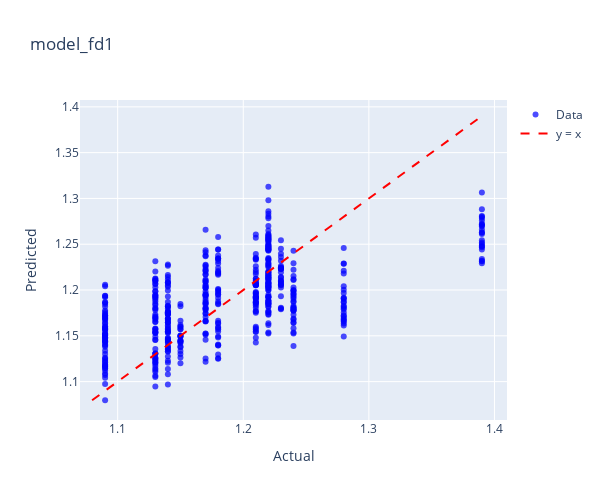
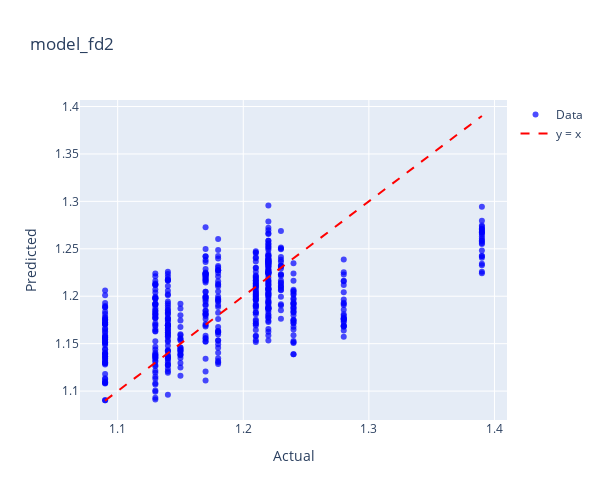
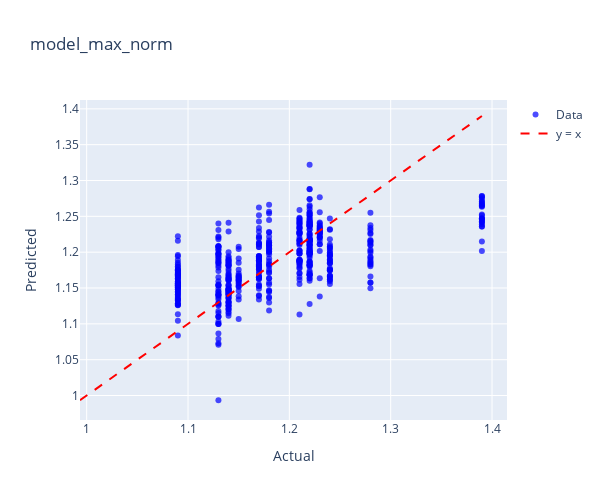
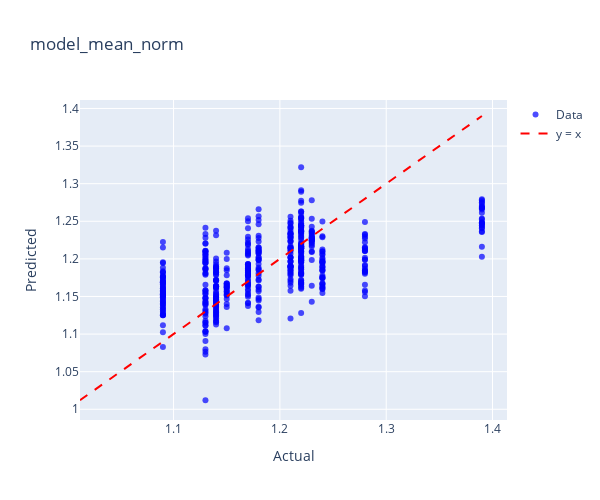

The cell these charts' notebook holds for them, in order:
### Code cell
model_dict = {
    'model_fd1': (model_fd1, protein_fd1),
    'model_fd2': (model_fd2, protein_fd2),
    'model_max_norm': (model_max_norm, protein_max_norm),
    'model_mean_norm': (model_mean_norm, protein_mean_norm),
    'model_msc': (model_msc, protein_msc),
    'model_ori': (model_ori, protein_ori),
    'model_range_norm': (model_range_norm, protein_range_norm),
    'model_sg1': (model_sg1, protein_sg1),
    'model_sg2': (model_sg2, protein_sg2),
    'model_snv': (model_snv, protein_snv),
}

for name, (model, data) in model_dict.items():
    print(f"Plotting for {name}")
    plot_actual_vs_predicted_plotly(model, data, 'PROTEIN',name)

### Figure 1 — Plotly figure (JSON) as saved in the notebook; plotly's stock layout.template omitted (floating-point values rounded to 4 significant figures; data arrays with more than 128 entries replaced by an {"elided": "..."} marker saying what was removed)
{"data": [{"hovertemplate": "Index: %{text}<br>Actual: %{x}<br>Predicted: %{y}<extra></extra>", "marker": {"color": "blue", "opacity": 0.7, "size": 6}, "mode": "markers", "name": "Data", "text": {"elided": "551 str values"}, "type": "scatter", "x": {"elided": "551 float values"}, "y": {"elided": "551 float values"}}, {"line": {"color": "red", "dash": "dash"}, "mode": "lines", "name": "y = x", "type": "scatter", "x": [1.08, 1.39], "y": [1.08, 1.39]}], "layout": {"height": 500, "title": {"text": "model_fd1"}, "width": 600, "xaxis": {"title": {"text": "Actual"}}, "yaxis": {"title": {"text": "Predicted"}}}}

### Figure 2 — Plotly figure (JSON) as saved in the notebook; plotly's stock layout.template omitted (floating-point values rounded to 4 significant figures; data arrays with more than 128 entries replaced by an {"elided": "..."} marker saying what was removed)
{"data": [{"hovertemplate": "Index: %{text}<br>Actual: %{x}<br>Predicted: %{y}<extra></extra>", "marker": {"color": "blue", "opacity": 0.7, "size": 6}, "mode": "markers", "name": "Data", "text": {"elided": "551 str values"}, "type": "scatter", "x": {"elided": "551 float values"}, "y": {"elided": "551 float values"}}, {"line": {"color": "red", "dash": "dash"}, "mode": "lines", "name": "y = x", "type": "scatter", "x": [1.09, 1.39], "y": [1.09, 1.39]}], "layout": {"height": 500, "title": {"text": "model_fd2"}, "width": 600, "xaxis": {"title": {"text": "Actual"}}, "yaxis": {"title": {"text": "Predicted"}}}}

### Figure 3 — Plotly figure (JSON) as saved in the notebook; plotly's stock layout.template omitted (floating-point values rounded to 4 significant figures; data arrays with more than 128 entries replaced by an {"elided": "..."} marker saying what was removed)
{"data": [{"hovertemplate": "Index: %{text}<br>Actual: %{x}<br>Predicted: %{y}<extra></extra>", "marker": {"color": "blue", "opacity": 0.7, "size": 6}, "mode": "markers", "name": "Data", "text": {"elided": "551 str values"}, "type": "scatter", "x": {"elided": "551 float values"}, "y": {"elided": "551 float values"}}, {"line": {"color": "red", "dash": "dash"}, "mode": "lines", "name": "y = x", "type": "scatter", "x": [0.9934, 1.39], "y": [0.9934, 1.39]}], "layout": {"height": 500, "title": {"text": "model_max_norm"}, "width": 600, "xaxis": {"title": {"text": "Actual"}}, "yaxis": {"title": {"text": "Predicted"}}}}

### Figure 4 — Plotly figure (JSON) as saved in the notebook; plotly's stock layout.template omitted (floating-point values rounded to 4 significant figures; data arrays with more than 128 entries replaced by an {"elided": "..."} marker saying what was removed)
{"data": [{"hovertemplate": "Index: %{text}<br>Actual: %{x}<br>Predicted: %{y}<extra></extra>", "marker": {"color": "blue", "opacity": 0.7, "size": 6}, "mode": "markers", "name": "Data", "text": {"elided": "551 str values"}, "type": "scatter", "x": {"elided": "551 float values"}, "y": {"elided": "551 float values"}}, {"line": {"color": "red", "dash": "dash"}, "mode": "lines", "name": "y = x", "type": "scatter", "x": [1.012, 1.39], "y": [1.012, 1.39]}], "layout": {"height": 500, "title": {"text": "model_mean_norm"}, "width": 600, "xaxis": {"title": {"text": "Actual"}}, "yaxis": {"title": {"text": "Predicted"}}}}
